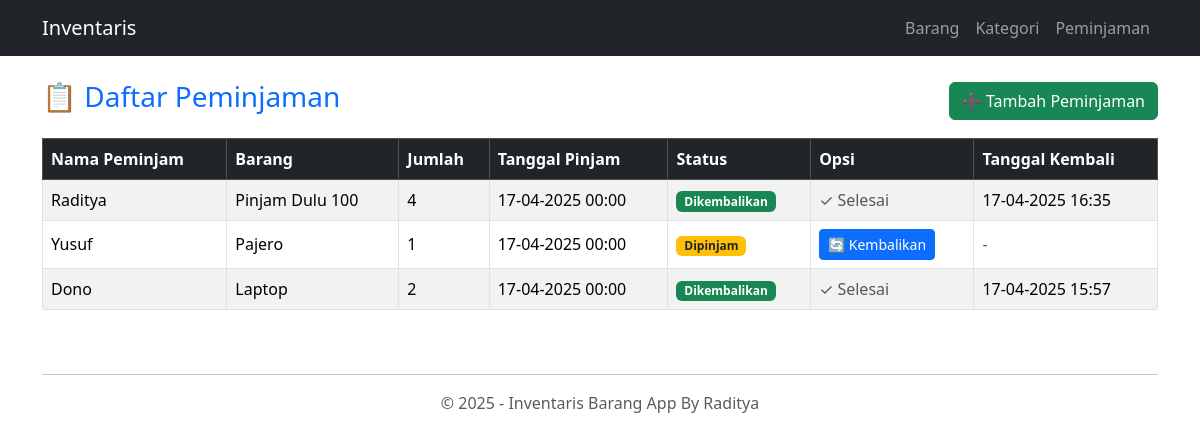
The page /index.php/peminjaman on the database its author committed.
### tables this page shows
CREATE TABLE `peminjaman` (
  `id_pinjam` int(11) NOT NULL,
  `id_barang` int(11) DEFAULT NULL,
  `jumlah` int(11) DEFAULT NULL,
  `tanggal_pinjam` date DEFAULT NULL,
  `tanggal_kembali` datetime DEFAULT NULL,
  `status` enum('dipinjam','dikembalikan') DEFAULT 'dipinjam',
  `nama_peminjam` varchar(255) NOT NULL
);

CREATE TABLE `barang` (
  `id_barang` int(11) NOT NULL,
  `nama_barang` varchar(100) NOT NULL,
  `id_kategori` int(11) DEFAULT NULL,
  `stok` int(11) NOT NULL
);

### application/controllers/Peminjaman.php (called while the page is built, shortened)
<?php
class Peminjaman extends CI_Controller {
    public function __construct() {
        $this->load->model('Peminjaman_model');
        $this->load->model('Barang_model');
    }
    public function index() {
        $data['peminjaman'] = $this->Peminjaman_model->get_all();
        $this->load->view('templates/header');
        $this->load->view('peminjaman/index', $data);
        $this->load->view('templates/footer');
    }
}

### index.php (called while the page is built, shortened)
<?php
require_once BASEPATH.'core/CodeIgniter.php';

### application/models/Peminjaman_model.php (called while the page is built, shortened)
<?php
class Peminjaman_model extends CI_Model {
    public function get_all() {
        $this->db->select('peminjaman.*, barang.nama_barang');
        $this->db->from('peminjaman');
        $this->db->join('barang', 'barang.id_barang = peminjaman.id_barang');
        return $this->db->get()->result();
    }
}

### application/views/peminjaman/index.php (the view)
<div class="container mt-4">
    <div class="d-flex justify-content-between align-items-center mb-3">
        <h3 class="text-primary">📋 Daftar Peminjaman</h3>
        <a href="<?= base_url('index.php/peminjaman/tambah') ?>" class="btn btn-success">➕ Tambah Peminjaman</a>
    </div>
    <div class="table-responsive">
        <table class="table table-bordered table-hover table-striped align-middle">
            <thead class="table-dark">
                <tr>
                    <th>Nama Peminjam</th>
                    <th>Barang</th>
                    <th>Jumlah</th>
                    <th>Tanggal Pinjam</th>
                    <th>Status</th>
                    <th>Opsi</th>
                    <th>Tanggal Kembali</th>
                </tr>
            </thead>
            <tbody>
                <?php foreach ($peminjaman as $p): ?>
                    <tr>
                        <td><?= $p->nama_peminjam ?></td>
                        <td><?= $p->nama_barang ?></td>
                        <td><?= $p->jumlah ?></td>
                        <td><?= date('d-m-Y H:i', strtotime($p->tanggal_pinjam)) ?></td>
                        <td>
                            <span class="badge <?= $p->status == 'dipinjam' ? 'bg-warning text-dark' : 'bg-success' ?>">
                                <?= ucfirst($p->status) ?>
                            </span>
                        </td>
                        <td>
                            <?php if ($p->status == 'dipinjam'): ?>
                                <a href="<?= base_url('index.php/peminjaman/kembalikan/'.$p->id_pinjam) ?>" class="btn btn-sm btn-primary">
                                    🔄 Kembalikan
                                </a>
                            <?php else: ?>
                                <span class="text-muted">✓ Selesai</span>
                            <?php endif; ?>
                        </td>
                        <td>
                            <?php if ($p->tanggal_kembali): ?>
                                <?= date('d-m-Y H:i', strtotime($p->tanggal_kembali)) ?>
                            <?php else: ?>
                                <span class="text-muted">-</span>
                            <?php endif; ?>
                        </td>
                    </tr>
                <?php endforeach; ?>
            </tbody>
        </table>
    </div>
</div>

### application/views/templates/header.php (style rules this page uses)
body { display: flex; flex-direction: column; min-height: 100vh; }

### rows shown on the page
peminjaman: nama_peminjam "Raditya", id_barang.nama_barang "Pinjam Dulu 100", jumlah "4", tanggal_pinjam "17-04-2025 00:00", status "Dikembalikan", shows "✓ Selesai", tanggal_kembali "17-04-2025 16:35"
peminjaman: nama_peminjam "Yusuf", id_barang.nama_barang "Pajero", jumlah "1", tanggal_pinjam "17-04-2025 00:00", status "Dipinjam"
peminjaman: nama_peminjam "Dono", id_barang.nama_barang "Laptop", jumlah "2", tanggal_pinjam "17-04-2025 00:00", status "Dikembalikan", shows "✓ Selesai", tanggal_kembali "17-04-2025 15:57"
